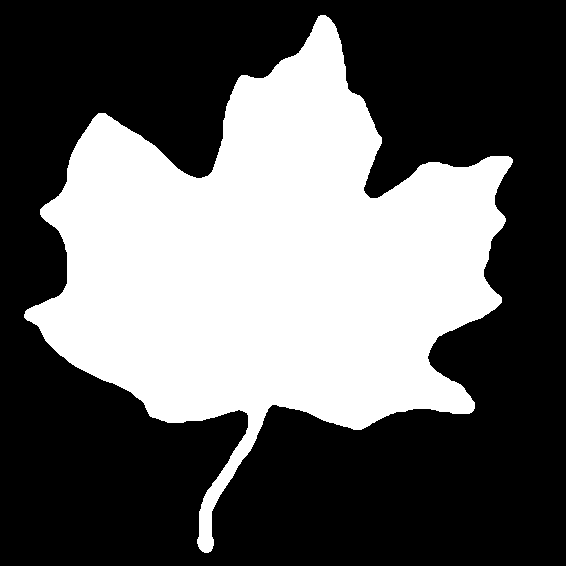
#> input picture images/Leaf.tif, 566 x 566 px, found by its file name
$ python Esqueleto.py
#> lines starting #> are read from the running program, lines starting #| are printed output that depends on the picture; after the words box and inside, x2 and y2 are one past the last pixel; in counts of white or black regions, pixels touching at a corner belong together
import cv2

image_path = "images\Leaf.tif"
image1 = cv2.imread(image_path)
#> image1 is the input picture: shape (566, 566, 3); 38.2% white; 1 white region, box (x1, y1, x2, y2) and area: (24, 15, 513, 553) 122446
image = cv2.cvtColor(image1, cv2.COLOR_BGR2GRAY)
cv2.imshow("Imagem Original", image)
cv2.waitKey(0)

esqueleto = cv2.ximgproc.thinning(image, thinningType=cv2.ximgproc.THINNING_ZHANGSUEN)
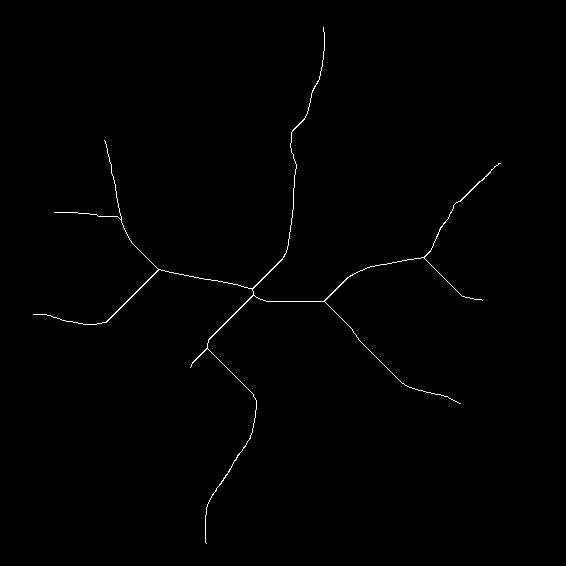
#> esqueleto: shape (566, 566); 0.52% white in thin lines or dots, all inside (x1, y1, x2, y2) = (33, 27, 501, 544)
cv2.imshow("Imagem Esqueletizada", esqueleto)
cv2.waitKey(0)

$ run again, with images/Bone.tif copied over images/Leaf.tif
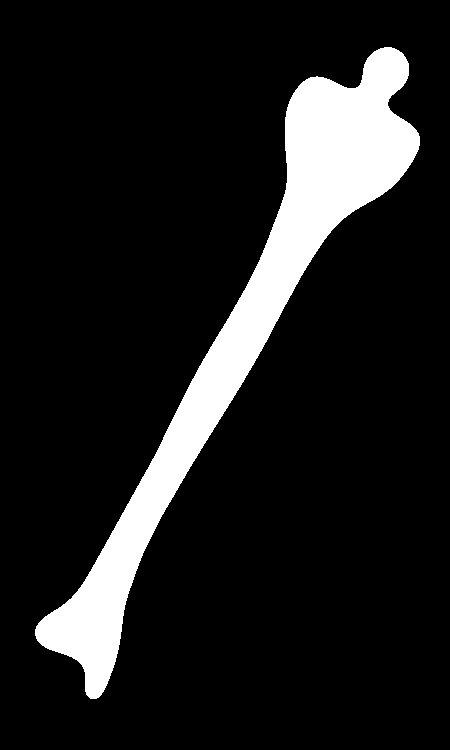
#> input picture images/Bone.tif, 450 x 750 px, found by its file name
#> image1 is the input picture: shape (750, 450, 3); 12% white; 1 white region, box (x1, y1, x2, y2) and area: (35, 47, 420, 699) 40395
#> `esqueleto = cv2.ximgproc.thinning(image, thinningType=cv2.ximgproc.THI..`:
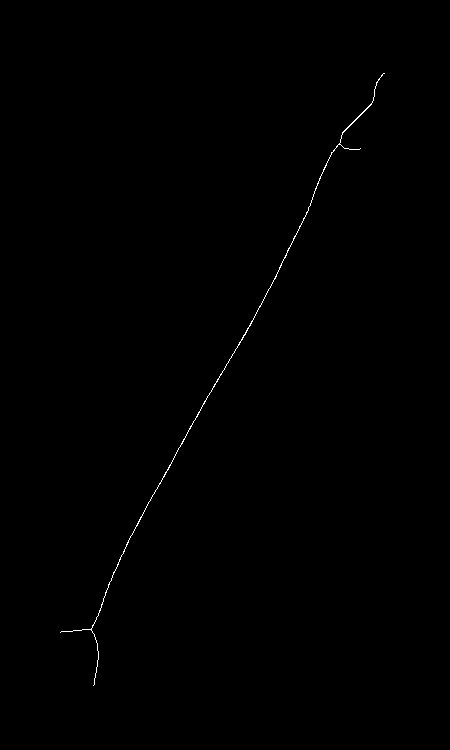
#> esqueleto: shape (750, 450); 0.23% white in thin lines or dots, all inside (x1, y1, x2, y2) = (60, 73, 385, 686)

$ run again, with images/Contorno.tif copied over images/Leaf.tif
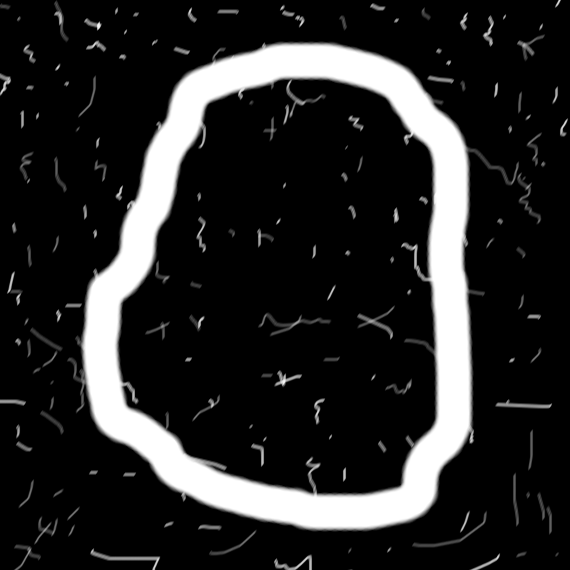
#> input picture images/Contorno.tif, 570 x 570 px, found by its file name
#> image1 is the input picture: shape (570, 570, 3); min 0, max 255, mean 40.4
#> `esqueleto = cv2.ximgproc.thinning(image, thinningType=cv2.ximgproc.THI..`:
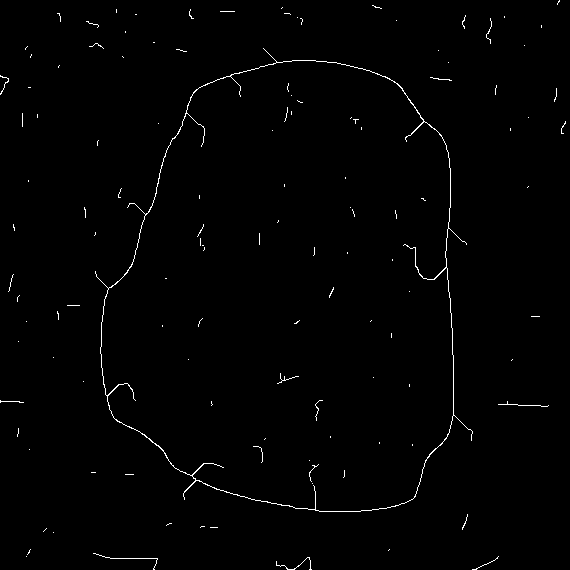
#> esqueleto: shape (570, 570); 0.89% white in thin lines or dots
